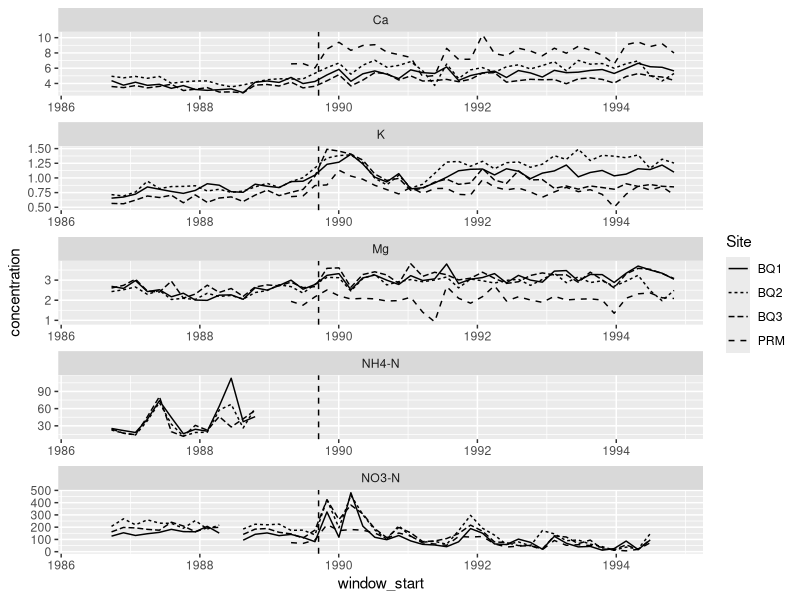

Generate this figure with R:
## ---- chunk 1
library(tidyverse)
clean_comb_piv <- read_csv("../output/clean_combine_pivot.csv")
ggplot(
  data = clean_comb_piv,
  mapping = aes(
    x = window_start,
    y = concentration,
    linetype = Site
  )
) + geom_line()+
  facet_wrap(
    vars(nutrient), 
    scales = "free", 
    ncol = 1
  )+
  geom_vline(xintercept = ymd("1989-09-17"), linetype = "dashed")
